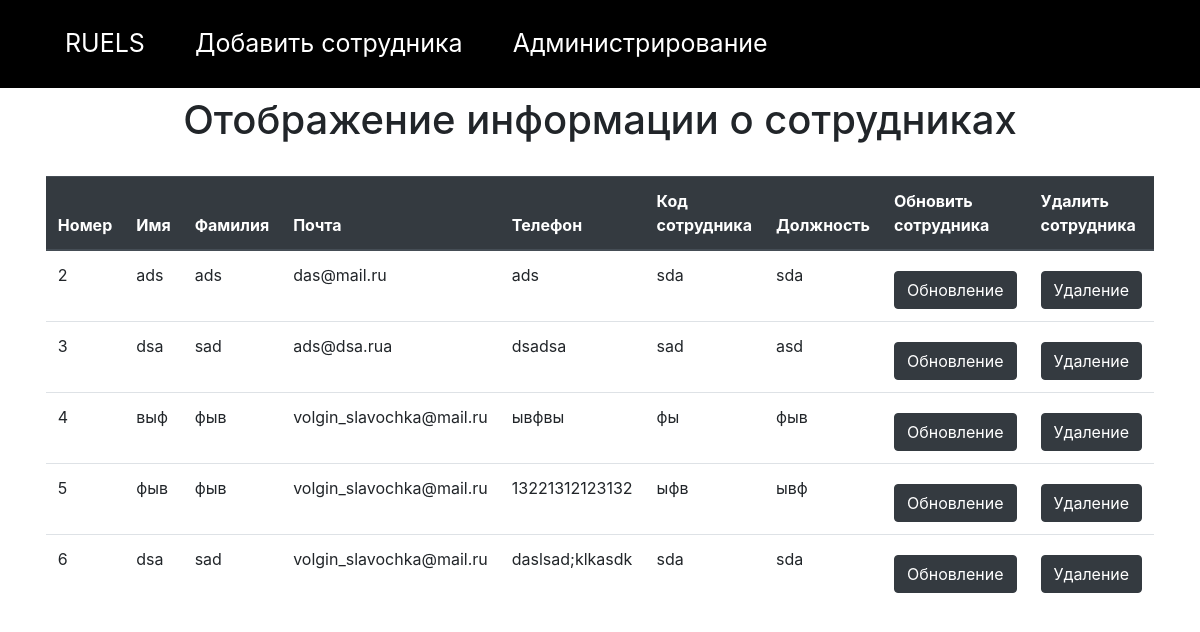
The app's page /employee/, older data.
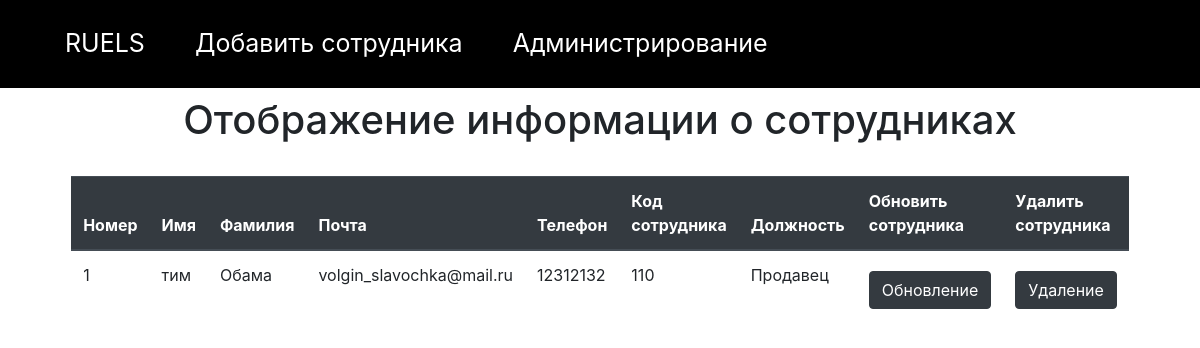
The same page, newer data.
### employees/models.py (models this page shows, shortened)
class Employee(models.Model):
    first_name = models.CharField(max_length = 50)
    second_name = models.CharField(max_length = 50)
    email = models.EmailField(blank = True)
    phone = models.CharField(max_length = 15)
    office_code = models.CharField(max_length=40)
    position = models.CharField(max_length=70)

### employees/views.py (the view)
# urls.py: path('', views.index_employee, name='index-employee'),
def index_employee(request):
    employees = Employee.objects.all()
    return render(request, 'employees/employees.html', {'employees': employees})

### employees/templates/employees/employees.html (shortened to what this page needs)
<!DOCTYPE html>
{% load static %}
<html>
<head>
     <link rel="stylesheet" href="{% static "css/customer.css" %}" />
     <link rel="stylesheet" href="https://stackpath.bootstrapcdn.com/bootstrap/4.3.1/css/bootstrap.min.css">
<body>
<header>
    <nav class="default-nav">
      <ul>
          <li> <a href= "{% url 'general' %}" style="color:white">RUELS</a></li>
          <li> <a href= "{% url 'upload-employee' %}" style="color:white">Добавить сотрудника</a> </li>
        <li> <a href="{% url 'admin:index' %}" style="color:white">Администрирование</a> </li>
      </ul>
    </nav>
  </header>
{% block content %}
<h1 class="mt-2" align="center">Отображение информации о сотрудниках</h1>
<div class="d-flex justify-content-center mt-2">
 <table class="table w-75 mt-4">
       <thead class="thead-dark">
      <tr>
       <th scope="col">Номер</th>
       <th scope="col">Имя</th>
       <th scope="col">Фамилия</th>
       <th scope="col">Почта</th>
       <th scope="col">Телефон</th>
       <th scope="col">Код сотрудника</th>
       <th scope="col">Должность</th>
       <th scope="col">Обновить сотрудника</th>
       <th scope="col">Удалить сотрудника</th>
    </tr>
      </thead>
     {% for employee in employees %}
      <tr>
      <td>{{employee.id}}</td>
      <td>{{employee.first_name}}</td>
      <td>{{employee.second_name}}</td>
      <td>{{employee.email}}</td>
      <td>{{employee.phone}}</td>
      <td>{{employee.office_code}}</td>
      <td>{{employee.position}}</td>
      <td><a href="update/{{employee.id}}" class="btn btn-dark mt-2 w-100" id = '{{employee.id}}'>Обновление</a></td>
      <td><a href="delete/{{employee.id}}" class="btn btn-dark mt-2 w-100" id = '{{employee.id}}'>Удаление</a></td>
      {% endfor %}
      </tr>
 </table>
</div>
{% endblock %}
</body>
</html>

Row changes from the older to the newer data that the page shows:
removed Employee: id "2", first_name "ads", second_name "ads", email "das@mail.ru", phone "ads", office_code "sda", position "sda"
removed Employee: id "3", first_name "dsa", second_name "sad", email "ads@dsa.rua", phone "dsadsa", office_code "sad", position "asd"
removed Employee: id "4", first_name "выф", second_name "фыв", email "volgin_slavochka@mail.ru", phone "ывфвы", office_code "фы", position "фыв"
removed Employee: id "5", first_name "фыв", second_name "фыв", email "volgin_slavochka@mail.ru", phone "13221312123132", office_code "ыфв", position "ывф"
removed Employee: id "6", first_name "dsa", second_name "sad", email "volgin_slavochka@mail.ru", phone "daslsad;klkasdk", office_code "sda", position "sda"
added Employee: id "1", first_name "тим", second_name "Обама", email "volgin_slavochka@mail.ru", phone "12312132", office_code "110", position "Продавец"
